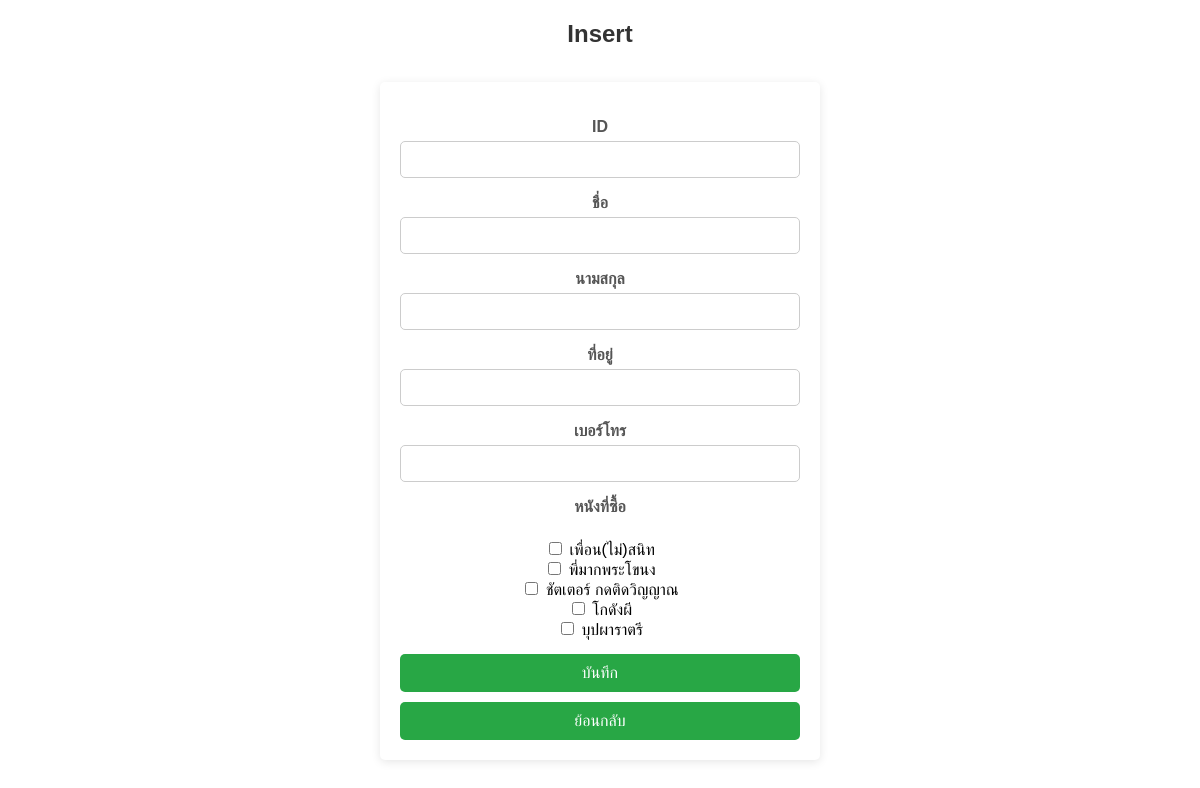
The page /insertmem.php on the database its author committed.
### tables this page shows
CREATE TABLE `product` (
  `pid` varchar(3) NOT NULL,
  `pname` varchar(20) NOT NULL,
  `pdetail` varchar(400) NOT NULL,
  `ptime` time NOT NULL,
  `pdate` date NOT NULL
);

### insertmem.php (the view, shortened to what this page needs)
<!DOCTYPE html>
<html lang="en">
<head>
    <link rel="stylesheet"  href="style.css">
</head>
<body>
<h1>Insert</h1><br>
<form method="post" action="insertmemsuccess.php">
        <p>
        <label>ID</label>
        <input type="text" name="mid" id="mid">
        </p>
        <p>
            <label>ชื่อ</label>
            <input type="text" name="mname" id="mname">
        </p>
        <p>
            <label>นามสกุล</label>
            <input type="text" name="mlastname" id="mlastname">
        </p>
        <p>
            <label>ที่อยู่</label>
            <input type="text" name="maddress" id="maddress">
        </p>
        <p>
            <label>เบอร์โทร</label>
            <input type="text" name="mtel" id="mtel">
        </p>
        <p>
        <label>หนังที่ซื้อ</label><br>
        <?php
            require 'conn.php';
            $sql = "SELECT pid, pname FROM product";
            $result = $conn->query($sql);
            if ($result->num_rows > 0) {
                while ($row = $result->fetch_assoc()) {
                    echo "<input type='checkbox' name='pid[]' value='" . $row['pid'] . "'> " . $row['pname'] . "<br>";
                }
            } else {
                echo "<p>ยังไม่มีผลิตภัณฑ์</p>";
            }
        ?>
    </p>
        <input type="submit" value="บันทึก" class="submit">
        <a href='memmenu.php' class="back-button"><button type="button">ย้อนกลับ</button></a>
    </form>
</body>
</html>

### style.css (style rules this page uses)
body { font-family: Arial, sans-serif; text-align: center; margin: 20px; }
h1 { color: #333; font-size: 24px; }
button { padding: 10px 20px; background-color: #4CAF50; color: white; border: none; border-radius: 4px; cursor: pointer; }
.submit { padding: 10px 20px; background-color: #4CAF50; color: white; border: none; border-radius: 4px; cursor: pointer; }
form { background: #fff; padding: 20px; border-radius: 5px; box-shadow: 0 2px 10px rgba(0, 0, 0, 0.1); max-width: 400px; margin: auto; }
p { margin-bottom: 15px; }
label { display: block; font-weight: bold; margin-bottom: 5px; color: #555; }
input[type="text"], input[type="time"], input[type="date"] { width: 100%; padding: 10px; border: 1px solid #ccc; border-radius: 5px; box-sizing: border-box; }
input[type="submit"] { background-color: #28a745; color: white; padding: 10px; border: none; border-radius: 5px; cursor: pointer; width: 100%; font-size: 16px; }
.back-button { display: inline-block; margin-top: 10px; text-align: center; width: 100%; }
.back-button button { background-color: #28a745; color: white; padding: 10px; border: none; border-radius: 5px; cursor: pointer; width: 100%; font-size: 16px; }

### rows shown on the page
product: pname "เพื่อน(ไม่)สนิท"
product: pname "พี่มากพระโขนง"
product: pname "ชัตเตอร์ กดติดวิญญาณ"
product: pname "โกดังผี"
product: pname "บุปผาราตรี"
